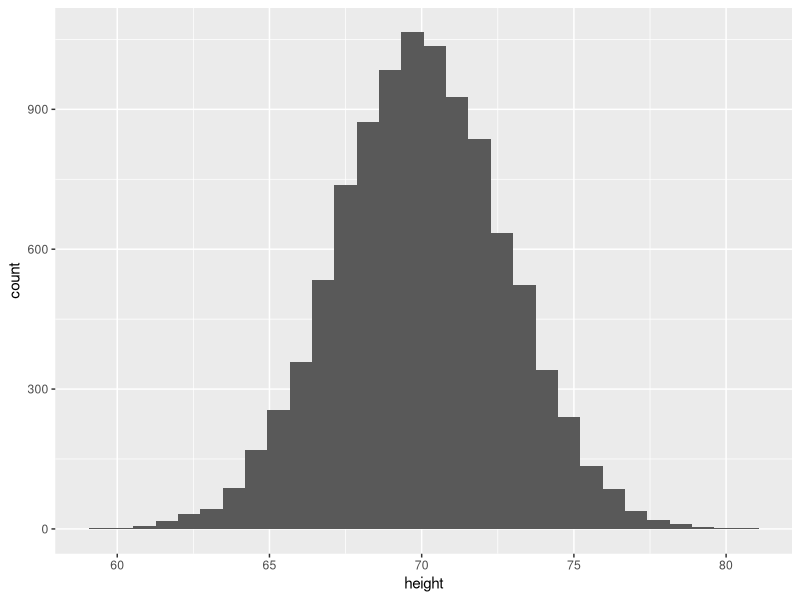

Here is the R script that generated this plot:
## ---- chunk 1
knitr::opts_chunk$set(echo = TRUE)
library(testthat)
## ---- chunk 2
library(dplyr)
library(ggplot2)
library(readr)

#### YOUR CODE GOES HERE ####

# BEGIN SOLUTION NO PROMPT

alameda_pop <- read_csv("data/L07_Alameda.csv")

# END SOLUTION
## ---- chunk 3
. = " # BEGIN PROMPT
height_mean_sd <- NULL # YOUR CODE HERE
height_mean_sd 
" # END PROMPT

# BEGIN SOLUTION NO PROMPT
height_mean_sd <- alameda_pop %>% summarize(mean_height = mean(height), sd_height = sd(height))

height_mean_sd
# END SOLUTION
## ---- chunk 4
## Test ##
test_that("height_mean_sd_a", {
  expect_true(nrow(height_mean_sd) == 1 & 
  ncol(height_mean_sd) == 2)
  print("Checking: 1 row and 2 columns")
})
## ---- chunk 5
## Test ##
test_that("height_mean_sd_b", {
  expect_true(class(height_mean_sd$mean_height) == 'numeric' &
               class(height_mean_sd$sd_height) == 'numeric')
  print("Checking: mean and standard deviation are numeric")
})
## ---- chunk 6
## Test ##
test_that("height_mean_sd_c", {
  expect_true(all.equal(height_mean_sd$mean_height, 69.97705, tol = 0.01) &
              all.equal(height_mean_sd$sd_height, 2.786314, tol = 0.01))
  print("Checking: height mean and standard deviation are correct values")
})
## ---- chunk 7
. = " # BEGIN PROMPT
p2 <- NULL # YOUR CODE HERE
p2
" # END PROMPT


# BEGIN SOLUTION NO PROMPT
p2 <- ggplot(alameda_pop, aes(x = height)) +
  geom_histogram()
# END SOLUTION

## ---- chunk 8
## Test ##
test_that("p2a", {
  expect_true("ggplot" %in% class(p2))
  print("Checking: p2 is a ggplot")
})
## ---- chunk 9
## Test ##
test_that("p2b", {
  expect_true(identical(p2$data, alameda_pop))
  print("Checking: Using alameda_pop data")
})
## ---- chunk 10
## Test ##
test_that("p2c", {
  expect_true(rlang::quo_get_expr(p2$mapping$x) == "height")
  print("Checking: height is on the x-axis")
})
## ---- chunk 11
## Test ##
test_that("p2d", {
  expect_true("GeomBar" %in% class(p2$layers[[1]]$geom))
  print("Checking: Made a histogram")
})
## ---- chunk 12
. = " # BEGIN PROMPT
known_pop_sd <- NULL # YOUR CODE HERE
known_pop_sd
" # END PROMPT


# BEGIN SOLUTION NO PROMPT
known_pop_sd <- 2.786314	
# END SOLUTION

## ---- chunk 13
## Test ##
test_that("known_pop_sd_a", {
  expect_true(class(known_pop_sd) == 'numeric')
  print("Checking: known population sd is numeric")
})
## ---- chunk 14
## Test ##
test_that("known_pop_sd_b", {
  expect_true(all.equal(known_pop_sd, 2.786314, tol = 0.001))
  print("Checking: known population sd is the correct value")
})
## ---- chunk 15
. = " # BEGIN PROMPT
sample_size <- 10
critical_value <- 1.96
size_10 <- sample_n(alameda_pop, sample_size, replace = FALSE)
p8 <- size_10 %>% summarise(mean_heights = NULL) %>%
mutate(lower_CI = NULL,
       upper_CI = NULL
)
" # END PROMPT


# BEGIN SOLUTION NO PROMPT
sample_size <- 10
critical_value <- 1.96
size_10 <- sample_n(alameda_pop, sample_size, replace = FALSE)
p8 <- size_10 %>% summarise(mean_heights = mean(height)) %>%
mutate(lower_CI = mean_heights - critical_value*(known_pop_sd/sqrt(sample_size)),
       upper_CI = mean_heights + critical_value*(known_pop_sd/sqrt(sample_size))
)	

# END SOLUTION

## ---- chunk 16
# YOUR CODE HERE
